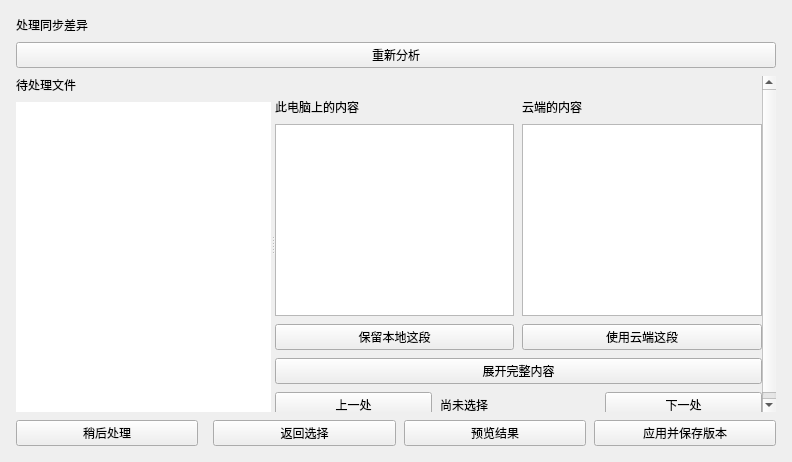
<?xml version='1.0' encoding='UTF-8'?>
<ui version="4.0">
 <class>HomePageConflictPage</class>
 <widget class="QWidget" name="HomePageConflictPage">
  <layout class="QVBoxLayout" name="pageLayout" stretch="0,0,1,0">
   <property name="leftMargin">
    <number>16</number>
   </property>
   <property name="topMargin">
    <number>16</number>
   </property>
   <property name="rightMargin">
    <number>16</number>
   </property>
   <property name="bottomMargin">
    <number>16</number>
   </property>
   <property name="spacing">
    <number>8</number>
   </property>
   <item>
    <widget class="QWidget" name="titleRow">
     <layout class="QHBoxLayout" name="titleLayout">
      <property name="leftMargin">
       <number>0</number>
      </property>
      <property name="topMargin">
       <number>0</number>
      </property>
      <property name="rightMargin">
       <number>0</number>
      </property>
      <property name="bottomMargin">
       <number>0</number>
      </property>
      <property name="spacing">
       <number>8</number>
      </property>
      <item>
       <widget class="QLabel" name="pageTitle">
        <property name="text">
         <string>处理同步差异</string>
        </property>
        <property name="textFormat">
         <enum>Qt::PlainText</enum>
        </property>
        <property name="wordWrap">
         <bool>true</bool>
        </property>
       </widget>
      </item>
      <item>
       <spacer name="titleSpace">
        <property name="orientation">
         <enum>Qt::Horizontal</enum>
        </property>
       </spacer>
      </item>
      <item>
       <widget class="QLabel" name="progressLabel">
        <property name="text">
         <string />
        </property>
        <property name="textFormat">
         <enum>Qt::PlainText</enum>
        </property>
        <property name="wordWrap">
         <bool>true</bool>
        </property>
       </widget>
      </item>
     </layout>
    </widget>
   </item>
   <item>
    <widget class="QPushButton" name="reanalyzeButton">
     <property name="text">
      <string>重新分析</string>
     </property>
     <property name="autoDefault">
      <bool>false</bool>
     </property>
    </widget>
   </item>
   <item>
    <widget class="QSplitter" name="splitter">
     <property name="orientation">
      <enum>Qt::Horizontal</enum>
     </property>
     <property name="childrenCollapsible">
      <bool>false</bool>
     </property>
     <widget class="QWidget" name="filesPane">
      <layout class="QVBoxLayout" name="filesLayout" stretch="0,1">
       <property name="leftMargin">
        <number>0</number>
       </property>
       <property name="topMargin">
        <number>0</number>
       </property>
       <property name="rightMargin">
        <number>0</number>
       </property>
       <property name="bottomMargin">
        <number>0</number>
       </property>
       <property name="spacing">
        <number>8</number>
       </property>
       <item>
        <widget class="QLabel" name="filesLabel">
         <property name="text">
          <string>待处理文件</string>
         </property>
         <property name="textFormat">
          <enum>Qt::PlainText</enum>
         </property>
         <property name="wordWrap">
          <bool>true</bool>
         </property>
        </widget>
       </item>
       <item>
        <widget class="QListView" name="files">
         <property name="editTriggers">
          <set>QAbstractItemView::NoEditTriggers</set>
         </property>
         <property name="horizontalScrollBarPolicy">
          <enum>Qt::ScrollBarAlwaysOff</enum>
         </property>
         <property name="frameShape">
          <enum>QFrame::NoFrame</enum>
         </property>
        </widget>
       </item>
      </layout>
     </widget>
     <widget class="QScrollArea" name="contentScroll">
      <property name="widgetResizable">
       <bool>true</bool>
      </property>
      <property name="frameShape">
       <enum>QFrame::NoFrame</enum>
      </property>
      <property name="horizontalScrollBarPolicy">
       <enum>Qt::ScrollBarAlwaysOff</enum>
      </property>
      <widget class="QWidget" name="scrollContent">
       <layout class="QVBoxLayout" name="scrollLayout">
        <property name="leftMargin">
         <number>0</number>
        </property>
        <property name="topMargin">
         <number>0</number>
        </property>
        <property name="rightMargin">
         <number>0</number>
        </property>
        <property name="bottomMargin">
         <number>0</number>
        </property>
        <property name="spacing">
         <number>8</number>
        </property>
        <item>
         <widget class="QStackedWidget" name="modeStack">
          <widget class="QWidget" name="questionPage">
           <layout class="QVBoxLayout" name="questionLayout" stretch="0,1,0,0">
            <property name="leftMargin">
             <number>0</number>
            </property>
            <property name="topMargin">
             <number>0</number>
            </property>
            <property name="rightMargin">
             <number>0</number>
            </property>
            <property name="bottomMargin">
             <number>0</number>
            </property>
            <property name="spacing">
             <number>8</number>
            </property>
            <item>
             <widget class="QLabel" name="questionTitle">
              <property name="text">
               <string />
              </property>
              <property name="textFormat">
               <enum>Qt::PlainText</enum>
              </property>
              <property name="wordWrap">
               <bool>true</bool>
              </property>
             </widget>
            </item>
            <item>
             <widget class="QWidget" name="sides">
              <layout class="QHBoxLayout" name="sidesLayout">
               <property name="leftMargin">
                <number>0</number>
               </property>
               <property name="topMargin">
                <number>0</number>
               </property>
               <property name="rightMargin">
                <number>0</number>
               </property>
               <property name="bottomMargin">
                <number>0</number>
               </property>
               <property name="spacing">
                <number>8</number>
               </property>
               <item>
                <widget class="QWidget" name="localPane">
                 <layout class="QVBoxLayout" name="localLayout" stretch="0,1,0">
                  <property name="leftMargin">
                   <number>0</number>
                  </property>
                  <property name="topMargin">
                   <number>0</number>
                  </property>
                  <property name="rightMargin">
                   <number>0</number>
                  </property>
                  <property name="bottomMargin">
                   <number>0</number>
                  </property>
                  <property name="spacing">
                   <number>8</number>
                  </property>
                  <item>
                   <widget class="QLabel" name="localTitle">
                    <property name="text">
                     <string>此电脑上的内容</string>
                    </property>
                    <property name="textFormat">
                     <enum>Qt::PlainText</enum>
                    </property>
                    <property name="wordWrap">
                     <bool>true</bool>
                    </property>
                   </widget>
                  </item>
                  <item>
                   <widget class="QPlainTextEdit" name="localContent">
                    <property name="readOnly">
                     <bool>true</bool>
                    </property>
                    <property name="tabChangesFocus">
                     <bool>true</bool>
                    </property>
                    <property name="minimumSize">
                     <size>
                      <width>0</width>
                      <height>110</height>
                     </size>
                    </property>
                   </widget>
                  </item>
                  <item>
                   <widget class="QPushButton" name="localChoice">
                    <property name="text">
                     <string>保留本地这段</string>
                    </property>
                    <property name="autoDefault">
                     <bool>false</bool>
                    </property>
                   </widget>
                  </item>
                 </layout>
                </widget>
               </item>
               <item>
                <widget class="QWidget" name="remotePane">
                 <layout class="QVBoxLayout" name="remoteLayout" stretch="0,1,0">
                  <property name="leftMargin">
                   <number>0</number>
                  </property>
                  <property name="topMargin">
                   <number>0</number>
                  </property>
                  <property name="rightMargin">
                   <number>0</number>
                  </property>
                  <property name="bottomMargin">
                   <number>0</number>
                  </property>
                  <property name="spacing">
                   <number>8</number>
                  </property>
                  <item>
                   <widget class="QLabel" name="remoteTitle">
                    <property name="text">
                     <string>云端的内容</string>
                    </property>
                    <property name="textFormat">
                     <enum>Qt::PlainText</enum>
                    </property>
                    <property name="wordWrap">
                     <bool>true</bool>
                    </property>
                   </widget>
                  </item>
                  <item>
                   <widget class="QPlainTextEdit" name="remoteContent">
                    <property name="readOnly">
                     <bool>true</bool>
                    </property>
                    <property name="tabChangesFocus">
                     <bool>true</bool>
                    </property>
                    <property name="minimumSize">
                     <size>
                      <width>0</width>
                      <height>110</height>
                     </size>
                    </property>
                   </widget>
                  </item>
                  <item>
                   <widget class="QPushButton" name="remoteChoice">
                    <property name="text">
                     <string>使用云端这段</string>
                    </property>
                    <property name="autoDefault">
                     <bool>false</bool>
                    </property>
                   </widget>
                  </item>
                 </layout>
                </widget>
               </item>
              </layout>
             </widget>
            </item>
            <item>
             <widget class="QPushButton" name="expandContentButton">
              <property name="text">
               <string>展开完整内容</string>
              </property>
              <property name="autoDefault">
               <bool>false</bool>
              </property>
             </widget>
            </item>
            <item>
             <widget class="QWidget" name="questionNavigation">
              <layout class="QHBoxLayout" name="questionNavigationLayout">
               <property name="leftMargin">
                <number>0</number>
               </property>
               <property name="topMargin">
                <number>0</number>
               </property>
               <property name="rightMargin">
                <number>0</number>
               </property>
               <property name="bottomMargin">
                <number>0</number>
               </property>
               <property name="spacing">
                <number>8</number>
               </property>
               <item>
                <widget class="QPushButton" name="previousButton">
                 <property name="text">
                  <string>上一处</string>
                 </property>
                 <property name="autoDefault">
                  <bool>false</bool>
                 </property>
                </widget>
               </item>
               <item>
                <widget class="QLabel" name="selectionLabel">
                 <property name="text">
                  <string>尚未选择</string>
                 </property>
                 <property name="textFormat">
                  <enum>Qt::PlainText</enum>
                 </property>
                 <property name="wordWrap">
                  <bool>true</bool>
                 </property>
                </widget>
               </item>
               <item>
                <widget class="QPushButton" name="nextButton">
                 <property name="text">
                  <string>下一处</string>
                 </property>
                 <property name="autoDefault">
                  <bool>false</bool>
                 </property>
                </widget>
               </item>
              </layout>
             </widget>
            </item>
           </layout>
          </widget>
          <widget class="QWidget" name="previewPage">
           <layout class="QVBoxLayout" name="previewLayout" stretch="0,0,0,1,0">
            <property name="leftMargin">
             <number>0</number>
            </property>
            <property name="topMargin">
             <number>0</number>
            </property>
            <property name="rightMargin">
             <number>0</number>
            </property>
            <property name="bottomMargin">
             <number>0</number>
            </property>
            <property name="spacing">
             <number>8</number>
            </property>
            <item>
             <widget class="QLabel" name="previewSummary">
              <property name="text">
               <string />
              </property>
              <property name="textFormat">
               <enum>Qt::PlainText</enum>
              </property>
              <property name="wordWrap">
               <bool>true</bool>
              </property>
             </widget>
            </item>
            <item>
             <widget class="QLineEdit" name="resultPath">
              <property name="readOnly">
               <bool>true</bool>
              </property>
              <property name="frame">
               <bool>false</bool>
              </property>
             </widget>
            </item>
            <item>
             <widget class="QLabel" name="resultScope">
              <property name="text">
               <string />
              </property>
              <property name="textFormat">
               <enum>Qt::PlainText</enum>
              </property>
              <property name="wordWrap">
               <bool>true</bool>
              </property>
             </widget>
            </item>
            <item>
             <widget class="QPlainTextEdit" name="resultContent">
              <property name="readOnly">
               <bool>true</bool>
              </property>
              <property name="tabChangesFocus">
               <bool>true</bool>
              </property>
              <property name="minimumSize">
               <size>
                <width>0</width>
                <height>110</height>
               </size>
              </property>
             </widget>
            </item>
            <item>
             <widget class="QPushButton" name="resultOpen">
              <property name="text">
               <string>打开只读副本</string>
              </property>
              <property name="autoDefault">
               <bool>false</bool>
              </property>
             </widget>
            </item>
           </layout>
          </widget>
         </widget>
        </item>
       </layout>
      </widget>
     </widget>
    </widget>
   </item>
   <item>
    <widget class="QWidget" name="footer">
     <layout class="QHBoxLayout" name="footerLayout">
      <property name="leftMargin">
       <number>0</number>
      </property>
      <property name="topMargin">
       <number>0</number>
      </property>
      <property name="rightMargin">
       <number>0</number>
      </property>
      <property name="bottomMargin">
       <number>0</number>
      </property>
      <property name="spacing">
       <number>8</number>
      </property>
      <item>
       <widget class="QPushButton" name="laterButton">
        <property name="text">
         <string>稍后处理</string>
        </property>
        <property name="autoDefault">
         <bool>false</bool>
        </property>
       </widget>
      </item>
      <item>
       <spacer name="footerSpace">
        <property name="orientation">
         <enum>Qt::Horizontal</enum>
        </property>
       </spacer>
      </item>
      <item>
       <widget class="QPushButton" name="editChoicesButton">
        <property name="text">
         <string>返回选择</string>
        </property>
        <property name="autoDefault">
         <bool>false</bool>
        </property>
       </widget>
      </item>
      <item>
       <widget class="QPushButton" name="previewButton">
        <property name="text">
         <string>预览结果</string>
        </property>
        <property name="autoDefault">
         <bool>false</bool>
        </property>
       </widget>
      </item>
      <item>
       <widget class="QPushButton" name="applyButton">
        <property name="text">
         <string>应用并保存版本</string>
        </property>
        <property name="autoDefault">
         <bool>false</bool>
        </property>
       </widget>
      </item>
     </layout>
    </widget>
   </item>
  </layout>
 </widget>
 <resources />
 <connections />
</ui>
